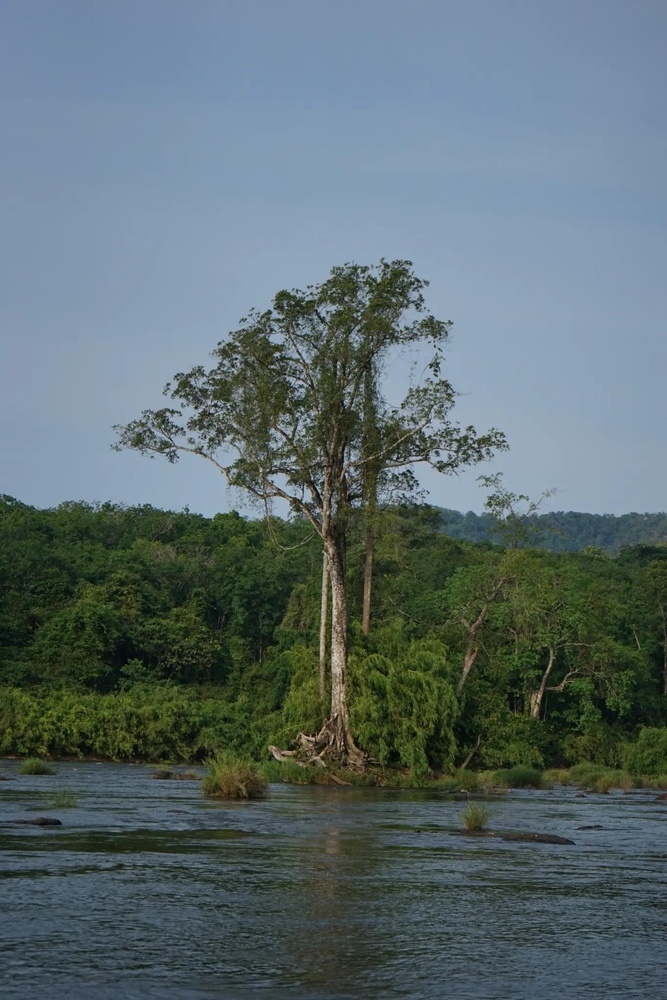
#> input picture test_user_img.jpg, 667 x 1000 px, shrunk from 1365 x 2048 before the run
$ python srm_analysis.py   (older library calls are emulated)
#> lines starting #> are read from the running program, lines starting #| are printed output that depends on the picture
import numpy as np
import cv2
from PIL import Image
import os

def get_srm_filters():
    """
    Defines basic SRM (Steganalysis Rich Model) filters to extract noise residuals.
    These filters are effective at highlighting high-frequency inconsistencies.
    """
    # 1st order filters
    f1 = np.array([[-1, 2, -1]])
    f2 = np.array([[-1], [2], [-1]])

    # 2nd order filters
    f3 = np.array([[0, 0, 0], [-1, 2, -1], [0, 0, 0]])

    # Square filter
    f4 = np.array([[-1, 2, -1], [2, -4, 2], [-1, 2, -1]])

    return [f1, f2, f3, f4]

def apply_srm(img_path):
    """
    Applies SRM filters to an image and returns a combined noise residual map.
    """
#> called with img_path = 'test_user_img.jpg'
    img = cv2.imread(img_path)
#> img is the input picture: shape (1000, 667, 3); mean B, G, R 110.6, 107.2, 91.4
    if img is None:
        return None

    img = cv2.cvtColor(img, cv2.COLOR_BGR2RGB)
    img = img.astype(np.float32)

    filters = get_srm_filters()
    residuals = []

    for f in filters:
        # Apply filter to each channel
        res = cv2.filter2D(img, -1, f)
        residuals.append(np.abs(res))
#> this loop made 4 passes
#> pass 1, in apply_srm, `res = cv2.filter2D(img, -1, f)`:
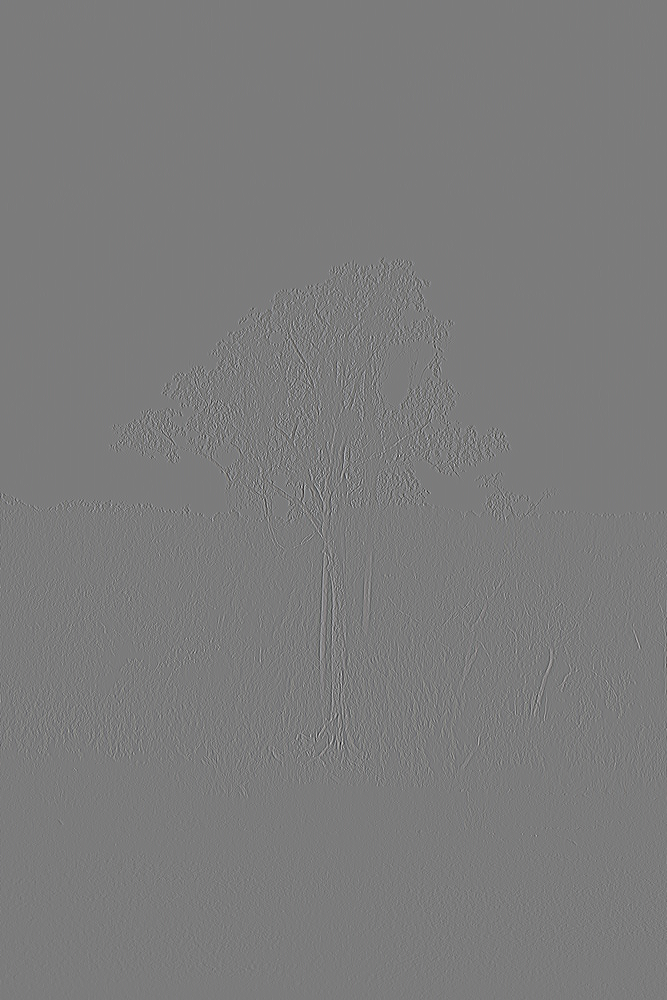
#> res: shape (1000, 667, 3) float32; mean R, G, B 0, 0, 0; drawn with min black and max white
#> after the loop, residuals = 4 items

    # Combine residuals (average) and normalize for visualization
    combined_res = np.mean(residuals, axis=0)
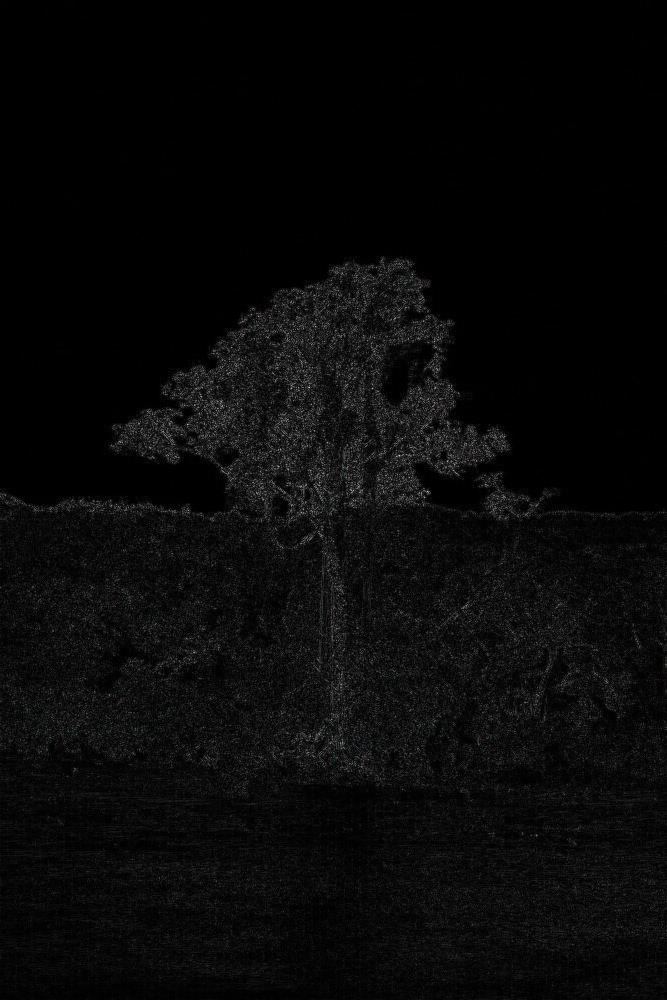
#> combined_res: shape (1000, 667, 3) float32; mean of channels 0, 1, 2 9.4, 9.3, 9.4; drawn as B, G, R
    combined_res = np.clip(combined_res, 0, 255).astype(np.uint8)

    # Convert to PIL for easy handling
    return Image.fromarray(combined_res)

def get_srm_score(img_path):
    """
    A simple heuristic to detect tampering based on noise residual variance.
    Higher variance in specific regions often indicates manipulation.
    """
#> called with img_path = 'test_user_img.jpg'
    img = cv2.imread(img_path, 0) # Grayscale
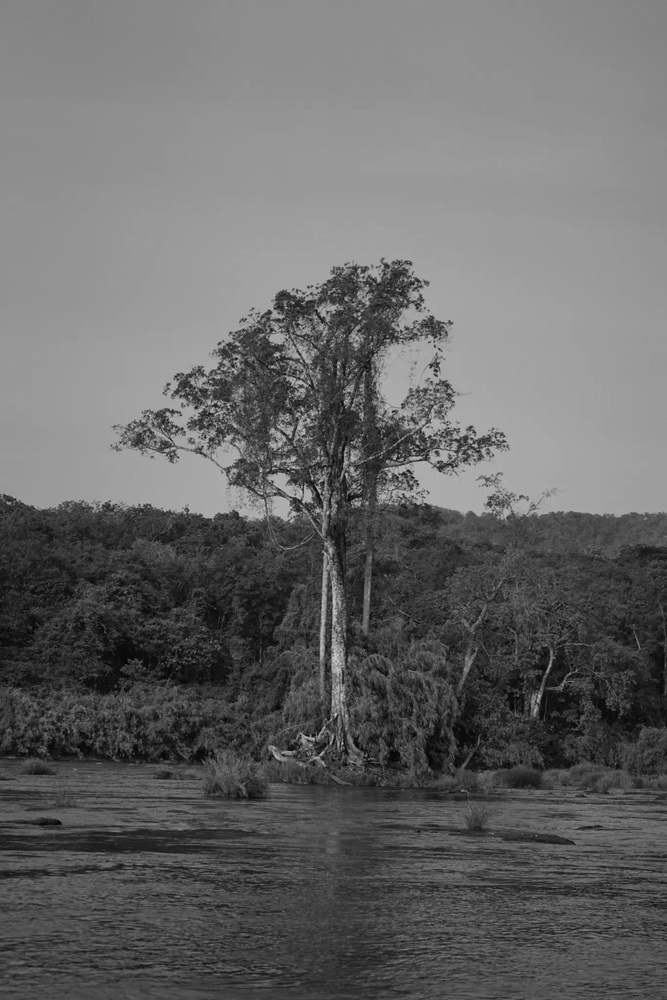
#> img: shape (1000, 667); min 0, max 203, mean 102.8
    if img is None: return 0

    # Apply a high-pass filter to get noise
    laplacian = cv2.Laplacian(img, cv2.CV_64F)
    variance = np.var(laplacian)
#> variance = 770.8

    # Normal images typically have a consistent noise variance
    # Tampered images often have higher or inconsistent variance
    return variance

if __name__ == "__main__":
    # Example usage
    test_img = "test_user_img.jpg"
    if os.path.exists(test_img):
        srm_img = apply_srm(test_img)
        srm_img.save("user_srm_result.jpg")
        print("SRM analysis complete. Noise residual saved to user_srm_result.jpg")
        print(f"Noise Variance Score: {get_srm_score(test_img):.2f}")

$ run again, with imgs/edited.jpg copied over test_user_img.jpg
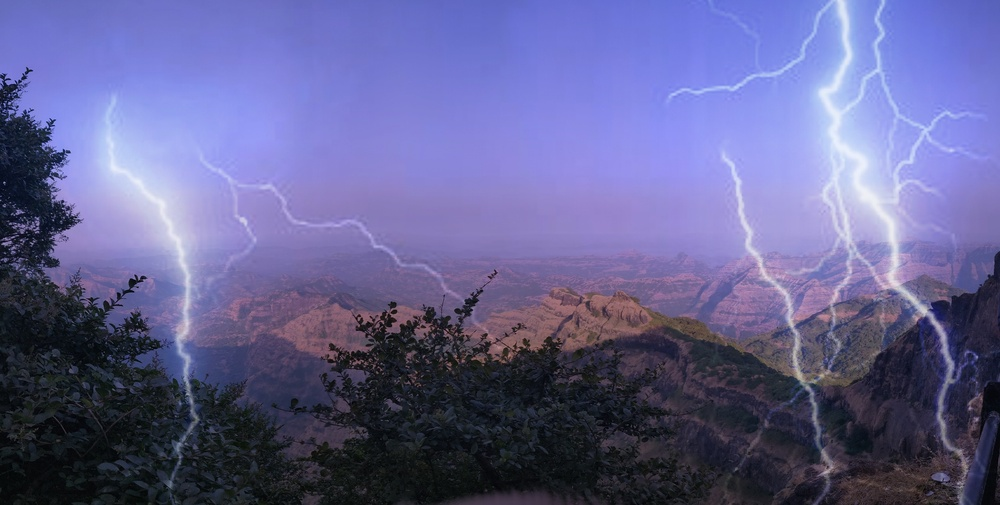
#> input picture imgs/edited.jpg, 1000 x 505 px, shrunk from 2560 x 1293 before the run
#> in apply_srm, img is the input picture: shape (505, 1000, 3); mean B, G, R 146.1, 97.7, 98.7
#> after the loop in apply_srm, `for f in filters:`: residuals = 4 items
#> in apply_srm, `combined_res = np.mean(residuals, axis=0)`:
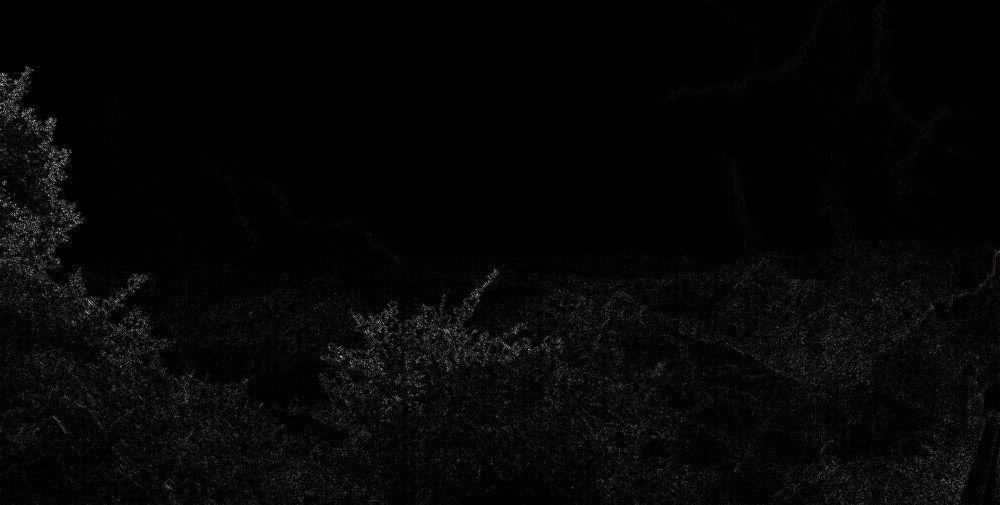
#> combined_res: shape (505, 1000, 3) float32; mean of channels 0, 1, 2 6.5, 6.5, 6.6; drawn as B, G, R
#> in get_srm_score, `img = cv2.imread(img_path, 0)`:
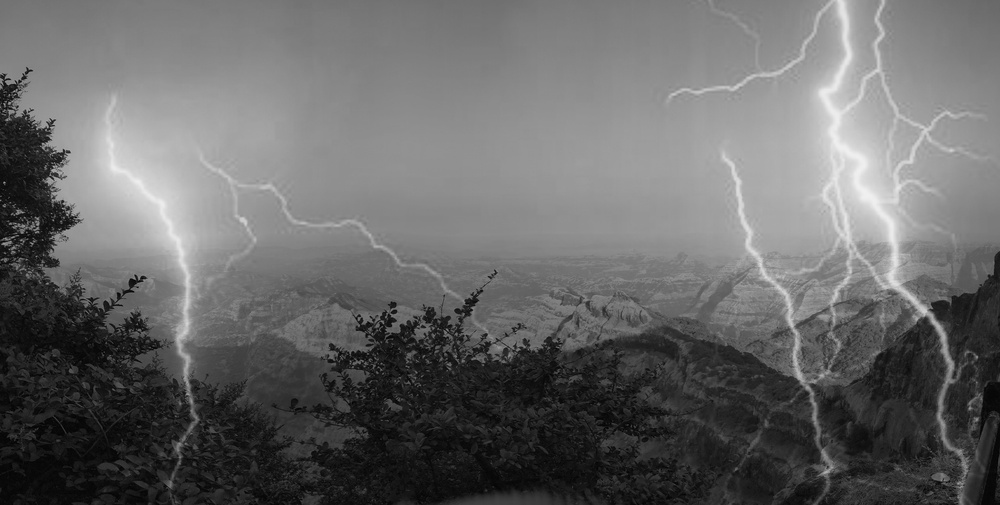
#> img: shape (505, 1000); min 1, max 240, mean 103.5
#> variance = 396.1
